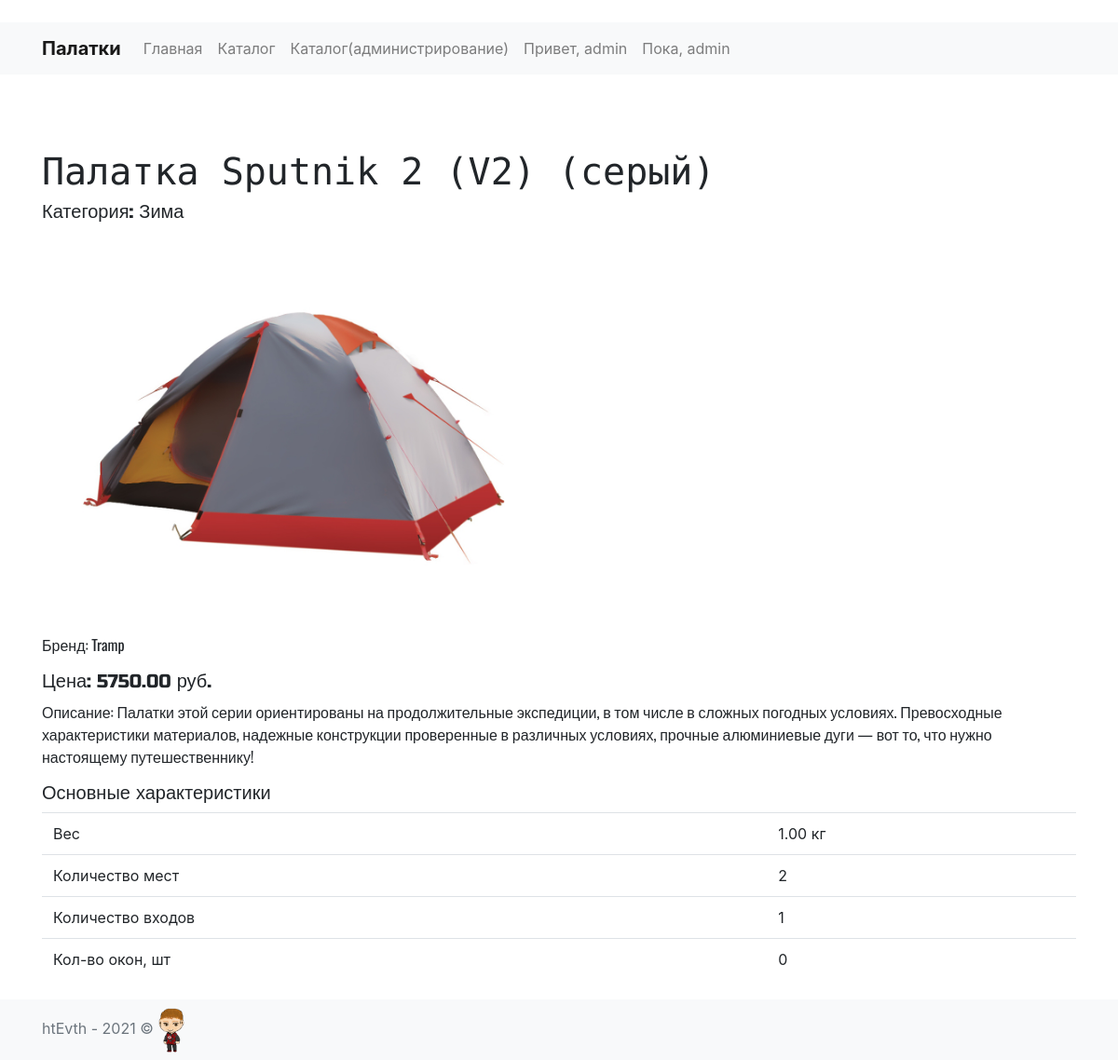
The app's page /productinfo_11/ (signed in) with its own data.
### mainApp/models.py (models this page shows, shortened)
class Visitor(models.Model):
    PK_Visitor = models.AutoField(db_column='PK_Visitor', primary_key=True)
    user = models.OneToOneField(
        User, on_delete=models.CASCADE, related_name='profile')
    email = models.EmailField(
        db_column='email', max_length=254, null=True, blank=True)
    name = models.CharField(
        db_column='name', max_length=100, null=True, blank=True)
    surname = models.CharField(
        db_column='surname', max_length=100, null=True, blank=True)
    midname = models.CharField(
        db_column='midname', max_length=100, null=True, blank=True)
    class Meta:
        db_table = 'Visitor'

class Tent(models.Model):
    PK_Tent = models.AutoField(db_column='PK_Tent', primary_key=True)
    name = models.CharField(db_column='nameTent', max_length=200)
    price = models.DecimalField(
        db_column='price', max_digits=15, decimal_places=2)
    weight = models.DecimalField(
        db_column='weight', max_digits=5, decimal_places=2)
    places = models.IntegerField(db_column='places')
    doors = models.IntegerField(db_column='doors')
    windows = models.IntegerField(db_column='windows')
    description = models.TextField(
        db_column='description', blank=True, null=True)
    imagepath = models.ImageField(upload_to=settings.MEDIA_ROOT,
        db_column='imagePath', max_length=255, blank=True, null=True)
    PK_Category = models.ForeignKey(
        Category, models.DO_NOTHING, db_column='PK_Category')
    PK_Brand = models.ForeignKey(
        Brand, models.DO_NOTHING, db_column='PK_Brand')
    class Meta:
        db_table = 'Tent'

class Category(models.Model):
    PK_Category = models.AutoField(db_column='PK_Category', primary_key=True)
    name = models.CharField(db_column='nameCategory', max_length=100)
    class Meta:
        db_table = 'Category'

class Brand(models.Model):
    PK_Brand = models.AutoField(db_column='PK_Brand', primary_key=True)
    name = models.CharField(db_column='nameBrand', max_length=100)
    class Meta:
        db_table = 'Brand'
    def __str__(self):
        return self.name

### mainApp/views.py (the view)
# urls.py: path('productinfo_<int:tentNumber>/', views.productinfo, name="productinfo"),
def productinfo(request, tentNumber):
    singleTent = Tent.objects.get(PK_Tent=tentNumber)
    return render(request, "mainApp/productinfo.html", {"singleTent": singleTent})

### mainApp/templates/mainApp/productinfo.html (shortened to what this page needs)
{% extends 'mainApp/wrapper.html' %}
{% load static %}
{% block content %}
<main id="content">
	<div class="container">
		<h1>Палатка {{singleTent.name}}</h1>
		<div class="feature">
			<h5>Категория: {{singleTent.PK_Category.name}}</h5>
			<div class="row">
				{% if singleTent.imagepath.url == "/False" %}
				<img src="{% static 'img/empty.png' %}" class="col-lg-6" alt="Отсутствует изображение">
				{% elif singleTent.imagepath %}
				<img src="{{singleTent.imagepath.url}}" class="col-lg-6" alt="{{ singleTent.PK_Tent }}">
				{% else %}
				<img src="{% static 'img/empty.png' %}" class="col-lg-6" alt="Отсутствует изображение">
				{% endif %}
			</div>
			<div class="model-info">
				<p>Бренд: {{singleTent.PK_Brand}}</p>
				<h5>Цена: {{singleTent.price}} руб.</h5>
				<p>
					Описание: {{singleTent.description}}
				</p>
				<h5>Основные характеристики</h5>
				<table class="table">
					<tbody>
						<tr>
							<td>Вес</td>
							<td>{{singleTent.weight}} кг</td>
						</tr>
						<tr>
							<td>Количество мест</td>
							<td>{{singleTent.places}}</td>
						</tr>
						<tr>
							<td>Количество входов</td>
							<td>{{singleTent.doors}}</td>
						</tr>
						<tr>
							<td>Кол-во окон, шт</td>
							<td>{{singleTent.windows}}</td>
						</tr>
					</tbody>
				</table>
			</div>
		</div>
	</div>
</main>
{% endblock %}

### mainApp/templates/mainApp/include/menu.html (shortened to what this page needs)
{% load static %}
<nav class="navbar navbar-expand-lg navbar-light bg-light sticky-top">
  <div class="container">
      <a class="navbar-brand" href="{% url 'index' %}">
        Палатки
      </a>
      <div class="collapse navbar-collapse" id="navbarNav">
          <ul class="navbar-nav mr-auto mb-3 mb-lg-0">
            <li class="nav-item">
              <a href="{% url 'index' %}" class="nav-link">Главная</a>
            </li>
            <li class="nav-item">
              <a href="{% url 'catalog' %}" class="nav-link">Каталог</a>
            </li>
            {% if user.is_superuser %}
            <li class="nav-item">
              <a href="{% url 'pageadmin' %}" class="nav-link">Каталог(администрирование)</a>
            </li>
            {% endif %}
            {% if user.is_authenticated %}
            <div class="nav-item">
              <a href="{% url 'lk' %}" class="nav-link" >Привет, {{ user.profile.name }}</a>
            </div>
            <div class="nav-item">
              <a href="{% url 'logout' %}" class="nav-link" >Пока, {{ user.profile.name }}</a>
            </div>
            {% endif %}
          </ul>
      </div>
  </div>
</nav>

### mainApp/static/css/style.css (style rules this page uses)
html { min-height: 100%; position: relative; }
#content { padding-top: 80px; padding-bottom: 70px; }
#content p { font-family: 'Oswald', sans-serif; }
#content h1 { font-family: 'Rubik Mono One', sans-serif; }
#content h5, #content h6 { font-family: 'Russo One', Arial; }
.navbar-brand { font-weight: bold; }

### records on screen
Tent: name "Sputnik 2 (V2) (серый)", PK_Category.name "Зима", imagepath (picture), PK_Brand "Tramp", price "5750.00", description "Палатки этой серии ориентированы на продолжительные экспедиции, в том числе в сложных погодных условиях. Превосходные характеристики материалов, надежные конструкции проверенные в различных условиях, прочные алюминиевые дуги — вот то, что нужно настоящему путешественнику!", weight "1.00", places "2", doors "1", windows "0"

### other values on screen
{{ user.profile.name }} "admin"
